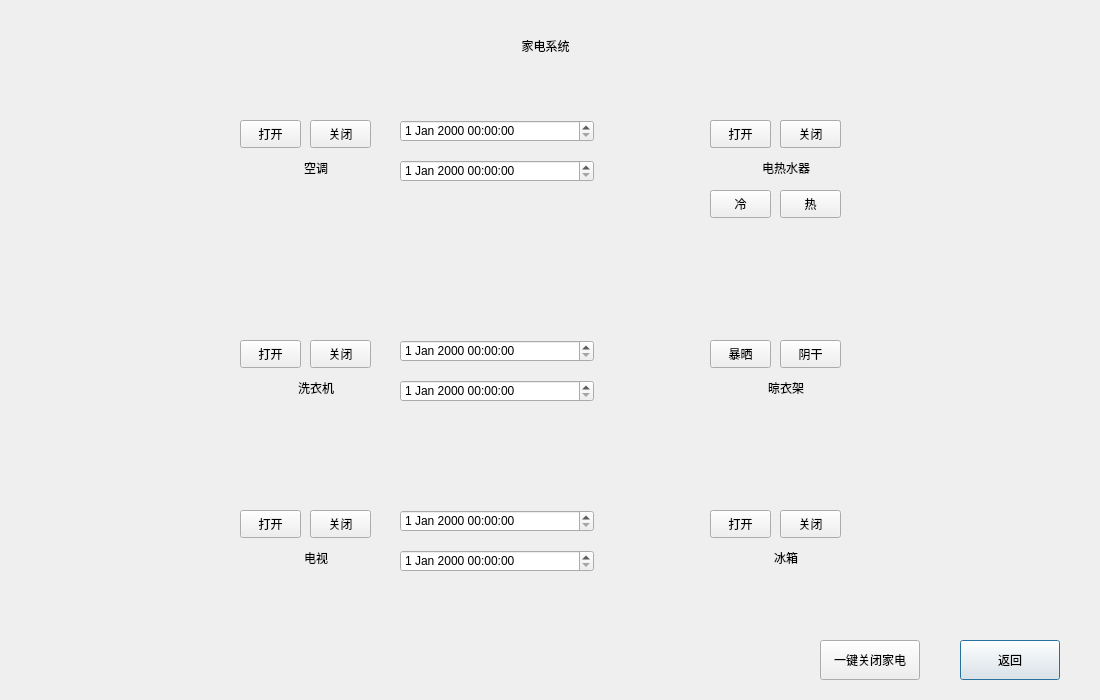
<?xml version="1.0" encoding="UTF-8"?>
<ui version="4.0">
 <class>HouseholdElectrical</class>
 <widget class="QDialog" name="HouseholdElectrical">
  <property name="geometry">
   <rect>
    <x>0</x>
    <y>0</y>
    <width>1100</width>
    <height>700</height>
   </rect>
  </property>
  <property name="windowTitle">
   <string>Dialog</string>
  </property>
  <widget class="QPushButton" name="backMain">
   <property name="geometry">
    <rect>
     <x>960</x>
     <y>640</y>
     <width>100</width>
     <height>40</height>
    </rect>
   </property>
   <property name="styleSheet">
    <string notr="true"/>
   </property>
   <property name="text">
    <string>返回</string>
   </property>
  </widget>
  <widget class="QPushButton" name="pushButton_14">
   <property name="geometry">
    <rect>
     <x>710</x>
     <y>120</y>
     <width>61</width>
     <height>28</height>
    </rect>
   </property>
   <property name="text">
    <string>打开</string>
   </property>
  </widget>
  <widget class="QLabel" name="label_9">
   <property name="geometry">
    <rect>
     <x>750</x>
     <y>160</y>
     <width>72</width>
     <height>15</height>
    </rect>
   </property>
   <property name="text">
    <string>电热水器</string>
   </property>
   <property name="alignment">
    <set>Qt::AlignCenter</set>
   </property>
  </widget>
  <widget class="QPushButton" name="pushButton_13">
   <property name="geometry">
    <rect>
     <x>780</x>
     <y>120</y>
     <width>61</width>
     <height>28</height>
    </rect>
   </property>
   <property name="text">
    <string>关闭</string>
   </property>
  </widget>
  <widget class="QPushButton" name="pushButton">
   <property name="geometry">
    <rect>
     <x>710</x>
     <y>120</y>
     <width>61</width>
     <height>28</height>
    </rect>
   </property>
   <property name="text">
    <string>打开</string>
   </property>
  </widget>
  <widget class="QPushButton" name="warmCls">
   <property name="geometry">
    <rect>
     <x>780</x>
     <y>120</y>
     <width>61</width>
     <height>28</height>
    </rect>
   </property>
   <property name="text">
    <string>关闭</string>
   </property>
  </widget>
  <widget class="QPushButton" name="washerOpen">
   <property name="geometry">
    <rect>
     <x>240</x>
     <y>340</y>
     <width>61</width>
     <height>28</height>
    </rect>
   </property>
   <property name="text">
    <string>打开</string>
   </property>
  </widget>
  <widget class="QLabel" name="label_12">
   <property name="geometry">
    <rect>
     <x>280</x>
     <y>380</y>
     <width>72</width>
     <height>15</height>
    </rect>
   </property>
   <property name="text">
    <string>洗衣机</string>
   </property>
   <property name="alignment">
    <set>Qt::AlignCenter</set>
   </property>
  </widget>
  <widget class="QPushButton" name="washCls">
   <property name="geometry">
    <rect>
     <x>310</x>
     <y>340</y>
     <width>61</width>
     <height>28</height>
    </rect>
   </property>
   <property name="text">
    <string>关闭</string>
   </property>
  </widget>
  <widget class="QLabel" name="label_13">
   <property name="geometry">
    <rect>
     <x>750</x>
     <y>380</y>
     <width>72</width>
     <height>15</height>
    </rect>
   </property>
   <property name="text">
    <string>晾衣架</string>
   </property>
   <property name="alignment">
    <set>Qt::AlignCenter</set>
   </property>
  </widget>
  <widget class="QPushButton" name="AcOpen">
   <property name="geometry">
    <rect>
     <x>240</x>
     <y>120</y>
     <width>61</width>
     <height>28</height>
    </rect>
   </property>
   <property name="text">
    <string>打开</string>
   </property>
  </widget>
  <widget class="QLabel" name="label_14">
   <property name="geometry">
    <rect>
     <x>280</x>
     <y>160</y>
     <width>72</width>
     <height>15</height>
    </rect>
   </property>
   <property name="text">
    <string>空调</string>
   </property>
   <property name="alignment">
    <set>Qt::AlignCenter</set>
   </property>
  </widget>
  <widget class="QPushButton" name="AcCls">
   <property name="geometry">
    <rect>
     <x>310</x>
     <y>120</y>
     <width>61</width>
     <height>28</height>
    </rect>
   </property>
   <property name="text">
    <string>关闭</string>
   </property>
  </widget>
  <widget class="QLabel" name="label">
   <property name="geometry">
    <rect>
     <x>490</x>
     <y>30</y>
     <width>111</width>
     <height>31</height>
    </rect>
   </property>
   <property name="styleSheet">
    <string notr="true">font: 20pt &quot;Academy Engraved LET&quot;;</string>
   </property>
   <property name="text">
    <string>家电系统</string>
   </property>
   <property name="alignment">
    <set>Qt::AlignCenter</set>
   </property>
  </widget>
  <widget class="QPushButton" name="refCls">
   <property name="geometry">
    <rect>
     <x>780</x>
     <y>510</y>
     <width>61</width>
     <height>28</height>
    </rect>
   </property>
   <property name="text">
    <string>关闭</string>
   </property>
  </widget>
  <widget class="QLabel" name="label_15">
   <property name="geometry">
    <rect>
     <x>750</x>
     <y>550</y>
     <width>72</width>
     <height>15</height>
    </rect>
   </property>
   <property name="text">
    <string>冰箱</string>
   </property>
   <property name="alignment">
    <set>Qt::AlignCenter</set>
   </property>
  </widget>
  <widget class="QPushButton" name="refOpen">
   <property name="geometry">
    <rect>
     <x>710</x>
     <y>510</y>
     <width>61</width>
     <height>28</height>
    </rect>
   </property>
   <property name="text">
    <string>打开</string>
   </property>
  </widget>
  <widget class="QDateTimeEdit" name="airc_end">
   <property name="geometry">
    <rect>
     <x>400</x>
     <y>160</y>
     <width>194</width>
     <height>22</height>
    </rect>
   </property>
  </widget>
  <widget class="QDateTimeEdit" name="airc_start">
   <property name="geometry">
    <rect>
     <x>400</x>
     <y>120</y>
     <width>194</width>
     <height>22</height>
    </rect>
   </property>
  </widget>
  <widget class="QDateTimeEdit" name="wash_end">
   <property name="geometry">
    <rect>
     <x>400</x>
     <y>380</y>
     <width>194</width>
     <height>22</height>
    </rect>
   </property>
  </widget>
  <widget class="QDateTimeEdit" name="wash_start">
   <property name="geometry">
    <rect>
     <x>400</x>
     <y>340</y>
     <width>194</width>
     <height>22</height>
    </rect>
   </property>
  </widget>
  <widget class="QPushButton" name="bask">
   <property name="geometry">
    <rect>
     <x>710</x>
     <y>340</y>
     <width>61</width>
     <height>28</height>
    </rect>
   </property>
   <property name="text">
    <string>暴晒</string>
   </property>
  </widget>
  <widget class="QPushButton" name="shadow">
   <property name="geometry">
    <rect>
     <x>780</x>
     <y>340</y>
     <width>61</width>
     <height>28</height>
    </rect>
   </property>
   <property name="text">
    <string>阴干</string>
   </property>
  </widget>
  <widget class="QPushButton" name="hot">
   <property name="geometry">
    <rect>
     <x>780</x>
     <y>190</y>
     <width>61</width>
     <height>28</height>
    </rect>
   </property>
   <property name="text">
    <string>热</string>
   </property>
  </widget>
  <widget class="QPushButton" name="cold">
   <property name="geometry">
    <rect>
     <x>710</x>
     <y>190</y>
     <width>61</width>
     <height>28</height>
    </rect>
   </property>
   <property name="text">
    <string>冷</string>
   </property>
  </widget>
  <widget class="QPushButton" name="TvCls">
   <property name="geometry">
    <rect>
     <x>310</x>
     <y>510</y>
     <width>61</width>
     <height>28</height>
    </rect>
   </property>
   <property name="text">
    <string>关闭</string>
   </property>
  </widget>
  <widget class="QLabel" name="label_11">
   <property name="geometry">
    <rect>
     <x>280</x>
     <y>550</y>
     <width>72</width>
     <height>15</height>
    </rect>
   </property>
   <property name="text">
    <string>电视</string>
   </property>
   <property name="alignment">
    <set>Qt::AlignCenter</set>
   </property>
  </widget>
  <widget class="QPushButton" name="TvOpen">
   <property name="geometry">
    <rect>
     <x>240</x>
     <y>510</y>
     <width>61</width>
     <height>28</height>
    </rect>
   </property>
   <property name="text">
    <string>打开</string>
   </property>
  </widget>
  <widget class="QDateTimeEdit" name="tv_end">
   <property name="geometry">
    <rect>
     <x>400</x>
     <y>550</y>
     <width>194</width>
     <height>22</height>
    </rect>
   </property>
  </widget>
  <widget class="QDateTimeEdit" name="tv_start">
   <property name="geometry">
    <rect>
     <x>400</x>
     <y>510</y>
     <width>194</width>
     <height>22</height>
    </rect>
   </property>
  </widget>
  <widget class="QPushButton" name="close">
   <property name="geometry">
    <rect>
     <x>820</x>
     <y>640</y>
     <width>100</width>
     <height>40</height>
    </rect>
   </property>
   <property name="styleSheet">
    <string notr="true"/>
   </property>
   <property name="text">
    <string>一键关闭家电</string>
   </property>
  </widget>
 </widget>
 <resources/>
 <connections/>
</ui>
